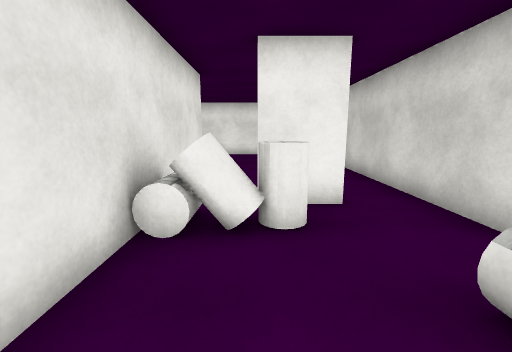
view 1 (above)

24 first-person views from a walk through a scene from a Unity 3-D project. The camera is 1.5 m above the floor, tilts 10° down and sees 90° across. The floor is counted in squares, 1.1 m on a side. Each view is taken from the middle of a square. On the plan, view 1 faces up. The plan holds only what a view shows up to about 13 squares ahead; the rest is blank. The place goes on beyond the plan. The player character is not drawn. Surface patterns are stand-ins for the level's own textures.

view 2
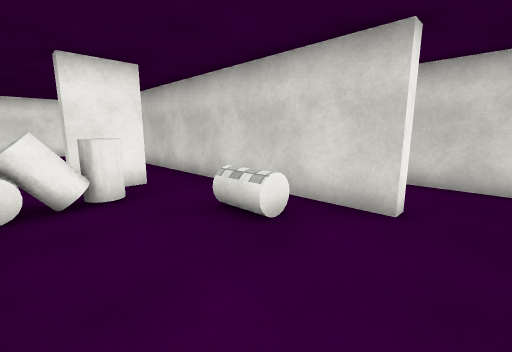

view 3
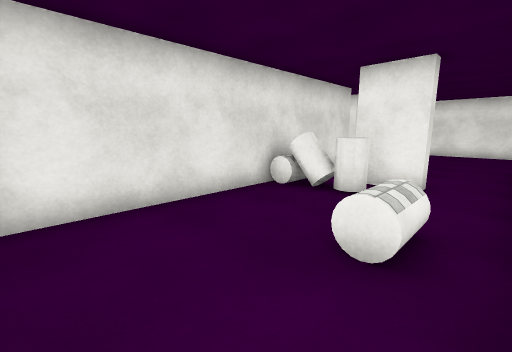

view 4
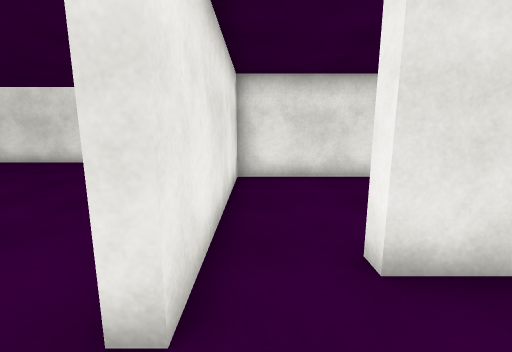

view 5
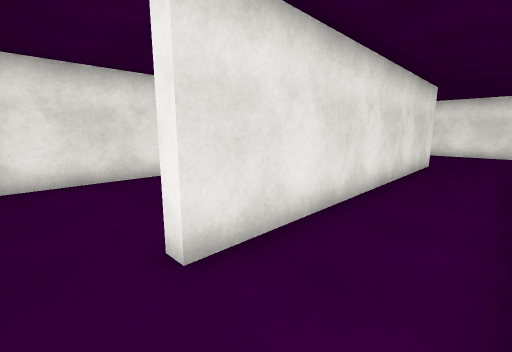

view 6
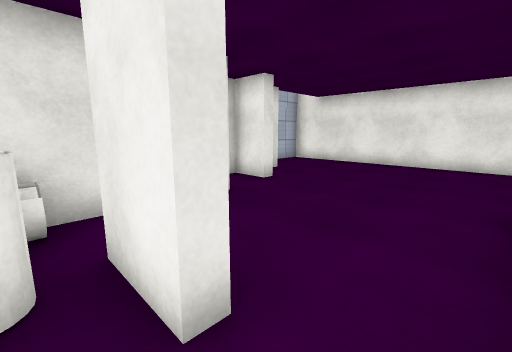

view 7
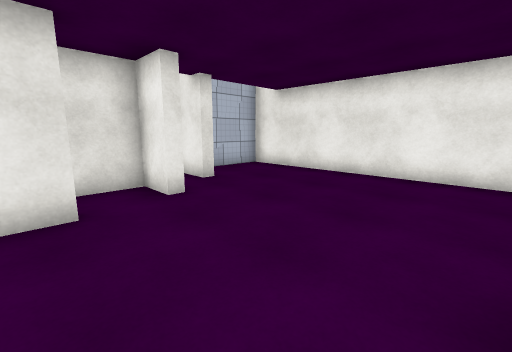

view 8
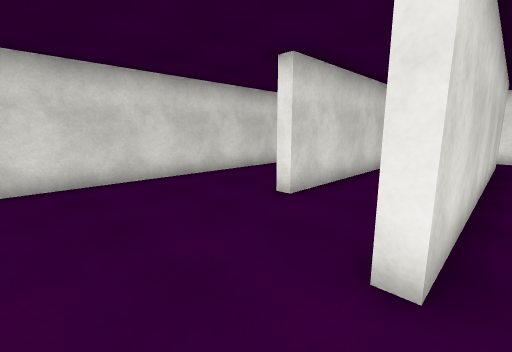

view 9
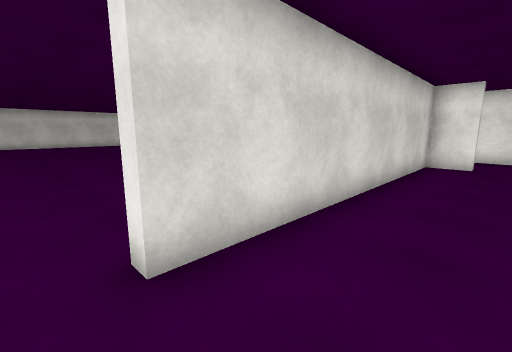

view 10
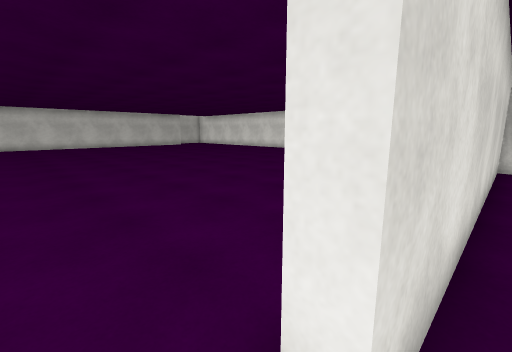

view 11
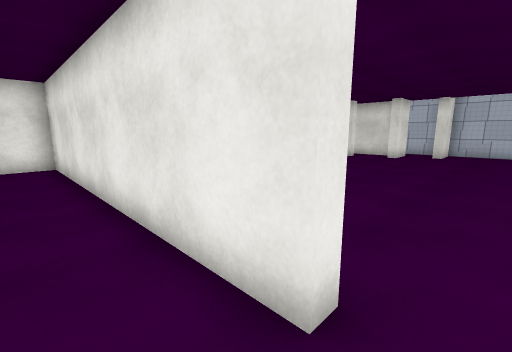

view 12
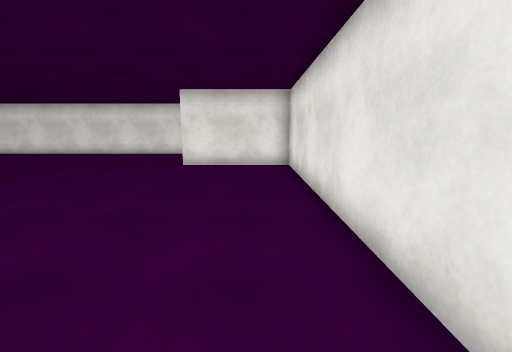

view 13
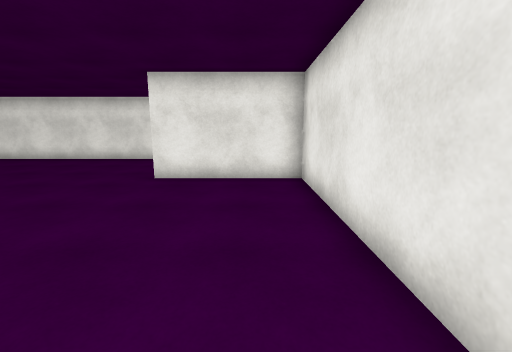

view 14
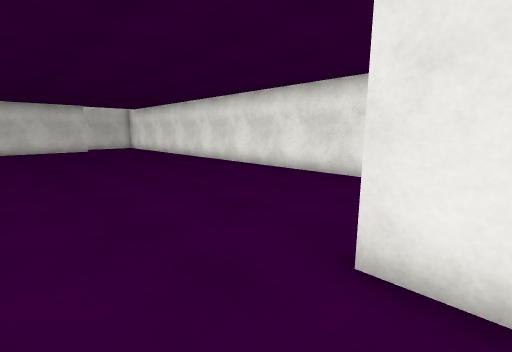

view 15
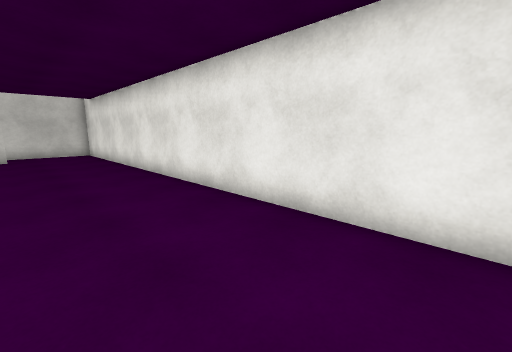

view 16
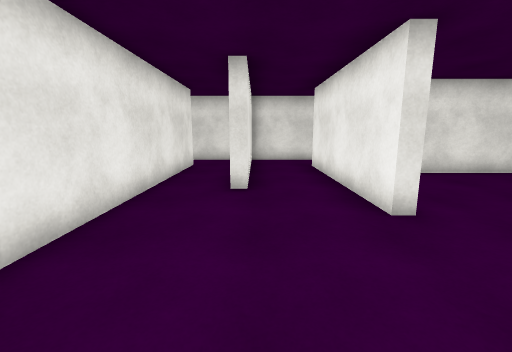

view 17
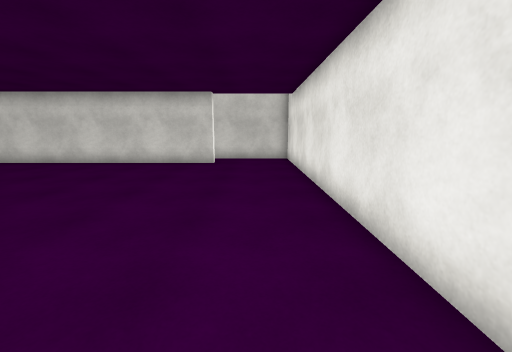

view 18
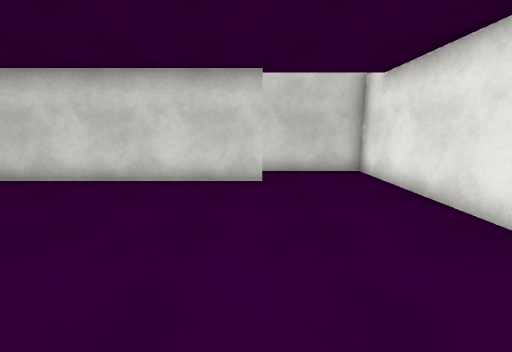

view 19
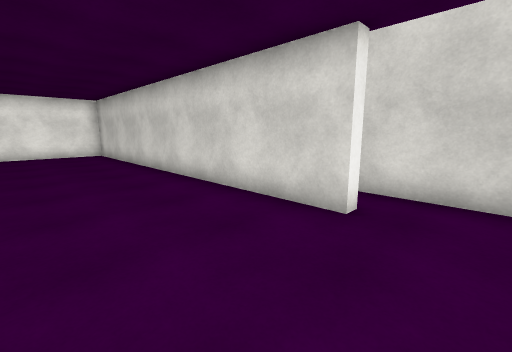

view 20
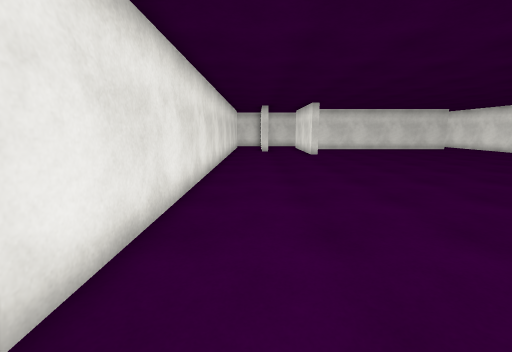

view 21
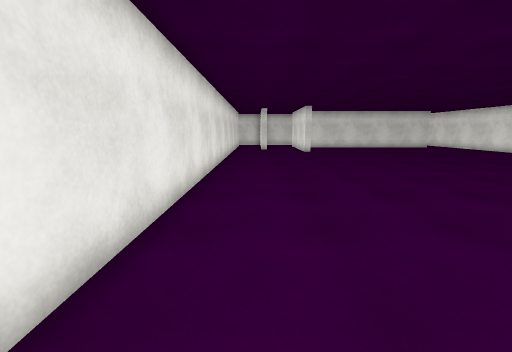

view 22
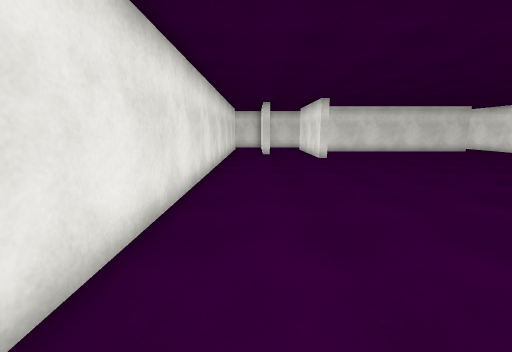

view 23
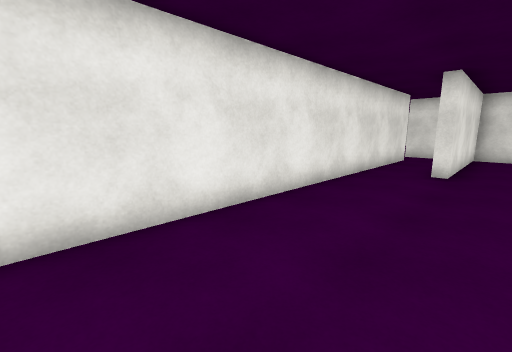

view 24
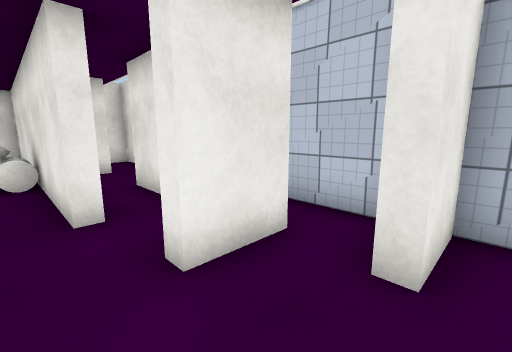

### Floor plan
Key: @ floor where view 1 was taken; # wall or solid block; . floor; / step, stairs or slope; v drop or lower ground; O other object.
Columns run from 5 left of view 1 to 36 right of it. Each row starts with its distance up from view 1.
 15 #v///////                          ///
 14 #................................  ....
 13 #..............#.................  ....
 12 #..............#................   ..../
 11 ##.............#...............    ..../
 10 ###............#..............     ..../
  9 ##.......#.....#.............      ..../
  8  #.......#.....#.............      ..../
  7  #.#.....#..#..#..............     ..../
  6  #.#.....#..#..#...............    ..../
  5   .#.##..#..#..#......................./
  4  ..#OOO..#..#..#......................./
  3  .##O....#..#..#......................./
  2  . #.....#..#.######.................../
  1 #. #...O.#..#........................../.#
  0 ## #.@...#..#######......................#
 -1    #........#............................#
 -2    #........#............................#
 -3    ###  ##. # ############################
 -4        ....
 -5       ....
 -6      ....
 -7    .....
 -8   ....
 -9 #....

Where each view was taken, in squares from view 1:
view 1: 0 up, 0 right, facing up
view 2: 2 down, 1 left, facing up-right
view 3: 2 down, 3 right, facing up-left
view 4: 2 down, 6 right, facing left
view 5: 2 down, 6 right, facing up-left
view 6: 4 up, 3 right, facing up-left
view 7: 7 up, 3 right, facing up-left
view 8: 12 up, 3 right, facing down-right
view 9: 14 up, 8 right, facing down-right
view 10: 14 up, 10 right, facing down-right
view 11: 14 up, 12 right, facing down-left
view 12: 13 up, 12 right, facing down
view 13: 10 up, 12 right, facing down
view 14: 5 up, 14 right, facing down-right
view 15: 1 up, 19 right, facing down-right
view 16: 0 up, 19 right, facing left
view 17: 1 down, 23 right, facing right
view 18: 1 up, 27 right, facing right
view 19: 1 down, 30 right, facing up-right
view 20: 1 down, 30 right, facing left
view 21: 1 down, 32 right, facing left
view 22: 1 down, 28 right, facing left
view 23: 1 up, 22 right, facing down-left
view 24: 12 up, 1 left, facing down-left
